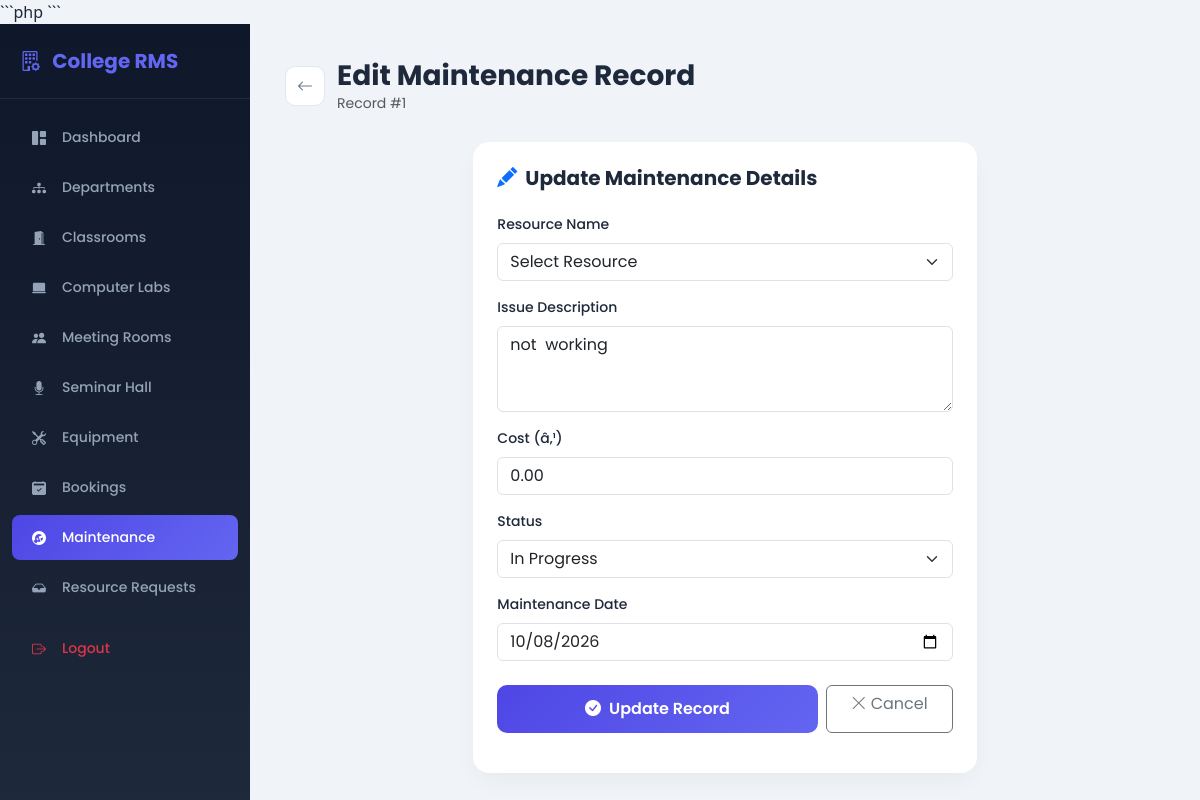
The page /edit_maintenance.php?id=1 (signed in) on the database its author committed.
### tables this page shows
CREATE TABLE `maintenance` (
  `id` int(11) NOT NULL,
  `resource_name` varchar(100) NOT NULL,
  `issue_description` text NOT NULL,
  `cost` decimal(10,2) DEFAULT 0.00,
  `status` varchar(50) DEFAULT 'Pending',
  `maintenance_date` date NOT NULL,
  `created_at` timestamp NOT NULL DEFAULT current_timestamp()
);

### edit_maintenance.php (the view, shortened to what this page needs)
<?php
include 'db.php';
$id = intval($_GET['id']);
$record = $conn->query("SELECT * FROM maintenance WHERE id = $id")->fetch_assoc();
?>
<!DOCTYPE html>
<html lang="en">
<head>
    <link rel="stylesheet" href="https://cdn.jsdelivr.net/npm/bootstrap@5.3.0/dist/css/bootstrap.min.css">
    <link rel="stylesheet" href="https://cdn.jsdelivr.net/npm/bootstrap-icons@1.10.5/font/bootstrap-icons.css">
    <link rel="stylesheet" href="mobile_view.css">
</head>
<body>
<div class="d-flex">
    <div class="sidebar">
        <div class="brand"><i class="bi bi-building-gear me-2"></i> College RMS</div>
        <div class="mt-3">
            <a href="dashboard.php"><i class="bi bi-grid-1x2-fill me-3"></i> Dashboard</a>
            <a href="departments.php"><i class="bi bi-diagram-3-fill me-3"></i> Departments</a>
            <a href="resources.php?type=Classroom"><i class="bi bi-door-open-fill me-3"></i> Classrooms</a>
            <a href="resources.php?type=Computer Lab"><i class="bi bi-laptop-fill me-3"></i> Computer Labs</a>
            <a href="resources.php?type=Meeting Room"><i class="bi bi-people-fill me-3"></i> Meeting Rooms</a>
            <a href="resources.php?type=Seminar Hall"><i class="bi bi-mic-fill me-3"></i> Seminar Hall</a>
            <a href="resources.php?type=Equipment"><i class="bi bi-tools me-3"></i> Equipment</a>
            <a href="bookings.php"><i class="bi bi-calendar2-check-fill me-3"></i> Bookings</a>
            <a href="maintenance.php" class="active"><i class="bi bi-wrench-adjustable-circle-fill me-3"></i> Maintenance</a>
            <a href="resource_requests.php"><i class="bi bi-inbox-fill me-3"></i> Resource Requests</a>
            <a href="logout.php" class="text-danger mt-3"><i class="bi bi-box-arrow-right me-3"></i> Logout</a>
        </div>
    </div>
    <div class="main-content flex-grow-1">
        <div class="page-header">
            <a href="maintenance.php" class="back-btn"><i class="bi bi-arrow-left"></i></a>
            <div>
                <h3 class="fw-bold mb-0">Edit Maintenance Record</h3>
                <small class="text-muted">Record #<?php echo $id; ?></small>
            </div>
        </div>
        <div class="row justify-content-center">
            <div class="col-md-7">
                <div class="card-box p-4">
                    <h5 class="fw-bold mb-4"><i class="bi bi-pencil-fill me-2 text-primary"></i>Update Maintenance Details</h5>
                    <form method="POST">
                        <div class="mb-3">
                            <label class="form-label small fw-medium">Resource Name</label>
                            <select name="resource_name" class="form-select" required>
                                <option value="">Select Resource</option>
                            </select>
                        </div>
                        <div class="mb-3">
                            <label class="form-label small fw-medium">Issue Description</label>
                            <textarea name="issue_description" class="form-control" rows="3" placeholder="Describe the issue..." required><?php echo htmlspecialchars($record['issue_description']); ?></textarea>
                        </div>
                        <div class="mb-3">
                            <label class="form-label small fw-medium">Cost (â‚¹)</label>
                            <input type="number" step="0.01" name="cost" class="form-control" value="<?php echo htmlspecialchars($record['cost']); ?>" required>
                        </div>
                        <div class="mb-3">
                            <label class="form-label small fw-medium">Status</label>
                            <select name="status" class="form-select" required>
                                <option value="In Progress" <?php echo $record['status']=='In Progress' ? 'selected':''; ?>>In Progress</option>
                            </select>
                        </div>
                        <div class="mb-4">
                            <label class="form-label small fw-medium">Maintenance Date</label>
                            <input type="date" name="maintenance_date" class="form-control" value="<?php echo htmlspecialchars($record['maintenance_date']); ?>" required>
                        </div>
                        <div class="d-flex gap-2">
                            <button type="submit" name="update_maintenance" class="btn btn-save flex-grow-1">
                                <i class="bi bi-check-circle-fill me-2"></i>Update Record
                            </button>
                            <a href="maintenance.php" class="btn btn-outline-secondary px-4">
                                <i class="bi bi-x-lg me-1"></i>Cancel
                            </a>
                        </div>
                    </form>
                </div>
            </div>
        </div>
    </div>
</div>
</body>
</html>

### edit_maintenance.php (style rules this page uses)
* { font-family: 'Poppins', sans-serif; }
body { background-color: #f0f3f8; color: #1e293b; }
.sidebar { min-height: 100vh; background: linear-gradient(180deg, #0f172a 0%, #1e293b 100%); color: #fff; width: 250px; position: fixed; }
.sidebar .brand { font-size: 20px; font-weight: 700; padding: 22px 20px; color: #6366f1; border-bottom: 1px solid rgba(255,255,255,0.08); }
.sidebar a { color: #94a3b8; text-decoration: none; padding: 12px 20px; display: flex; align-items: center; font-size: 14px; font-weight: 500; border-radius: 8px; margin: 5px 12px; transition: all 0.3s; }
.sidebar a.active { background: linear-gradient(135deg, #4f46e5 0%, #6366f1 100%); color: #fff; }
.main-content { margin-left: 250px; padding: 35px; }
.card-box { border: none; border-radius: 16px; background: #fff; box-shadow: 0 10px 25px -5px rgba(0,0,0,0.05); }
.btn-save { background: linear-gradient(135deg, #4f46e5 0%, #6366f1 100%); color: white; border: none; border-radius: 10px; padding: 12px; font-weight: 600; transition: all 0.3s; }
.page-header { display: flex; align-items: center; gap: 12px; margin-bottom: 28px; }
.page-header .back-btn { width: 40px; height: 40px; border-radius: 10px; background: #fff; border: 1px solid #e2e8f0; display: flex; align-items: center; justify-content: center; color: #64748b; text-decoration: none; transition: all 0.2s; }

### rows shown on the page
maintenance: issue_description "not working", cost "0.00", status "In Progress", maintenance_date "10/08/2026"

### other values the page prints
$id "1"
